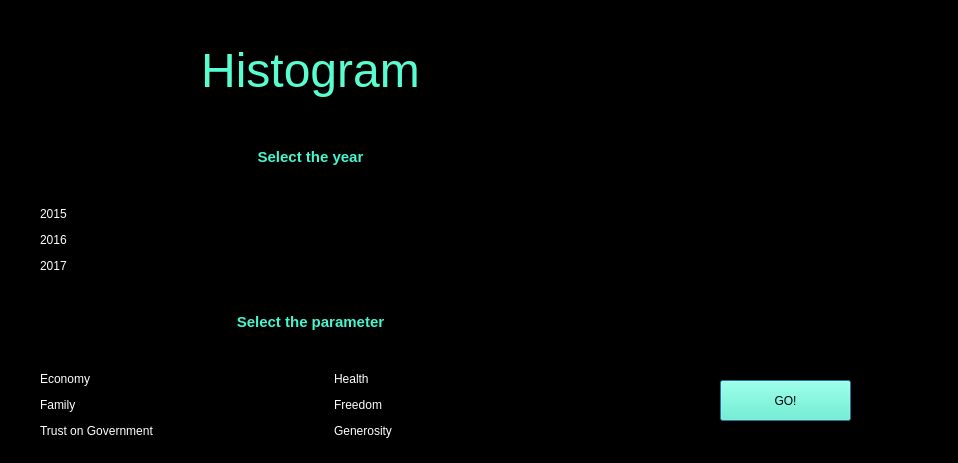
<?xml version="1.0" encoding="UTF-8"?>
<ui version="4.0">
 <class>FD</class>
 <widget class="QDialog" name="FD">
  <property name="geometry">
   <rect>
    <x>0</x>
    <y>0</y>
    <width>958</width>
    <height>463</height>
   </rect>
  </property>
  <property name="windowTitle">
   <string>Dialog</string>
  </property>
  <property name="styleSheet">
   <string notr="true">background-color: rgb(0, 0, 0);</string>
  </property>
  <widget class="QWidget" name="gridLayoutWidget">
   <property name="geometry">
    <rect>
     <x>20</x>
     <y>30</y>
     <width>581</width>
     <height>411</height>
    </rect>
   </property>
   <layout class="QGridLayout" name="gridLayout">
    <item row="5" column="0">
     <layout class="QGridLayout" name="gridLayout_2">
      <item row="0" column="0">
       <widget class="QRadioButton" name="Economy">
        <property name="styleSheet">
         <string notr="true">font: 14pt &quot;MS Shell Dlg 2&quot;;color: rgb(255, 255, 255);</string>
        </property>
        <property name="text">
         <string>Economy</string>
        </property>
       </widget>
      </item>
      <item row="1" column="0">
       <widget class="QRadioButton" name="Family">
        <property name="styleSheet">
         <string notr="true">font: 14pt &quot;MS Shell Dlg 2&quot;;color: rgb(255, 255, 255);</string>
        </property>
        <property name="text">
         <string>Family</string>
        </property>
       </widget>
      </item>
      <item row="0" column="1">
       <widget class="QRadioButton" name="Health">
        <property name="styleSheet">
         <string notr="true">font: 14pt &quot;MS Shell Dlg 2&quot;;color: rgb(255, 255, 255);
</string>
        </property>
        <property name="text">
         <string>Health</string>
        </property>
       </widget>
      </item>
      <item row="2" column="0">
       <widget class="QRadioButton" name="Trust">
        <property name="styleSheet">
         <string notr="true">font: 14pt &quot;MS Shell Dlg 2&quot;;
color: rgb(255, 255, 255);</string>
        </property>
        <property name="text">
         <string>Trust on Government</string>
        </property>
       </widget>
      </item>
      <item row="1" column="1">
       <widget class="QRadioButton" name="Freedom">
        <property name="styleSheet">
         <string notr="true">font: 14pt &quot;MS Shell Dlg 2&quot;;color: rgb(255, 255, 255);</string>
        </property>
        <property name="text">
         <string>Freedom</string>
        </property>
       </widget>
      </item>
      <item row="2" column="1">
       <widget class="QRadioButton" name="Generosity">
        <property name="styleSheet">
         <string notr="true">font: 14pt &quot;MS Shell Dlg 2&quot;;color: rgb(255, 255, 255);</string>
        </property>
        <property name="text">
         <string>Generosity</string>
        </property>
       </widget>
      </item>
     </layout>
    </item>
    <item row="3" column="0">
     <layout class="QVBoxLayout" name="verticalLayout">
      <item>
       <widget class="QRadioButton" name="y2015">
        <property name="styleSheet">
         <string notr="true">color: rgb(255, 255, 255);
font: 14pt &quot;MS Shell Dlg 2&quot;;</string>
        </property>
        <property name="text">
         <string>2015</string>
        </property>
       </widget>
      </item>
      <item>
       <widget class="QRadioButton" name="y2016">
        <property name="styleSheet">
         <string notr="true">color: rgb(255, 255, 255);font: 14pt &quot;MS Shell Dlg 2&quot;;</string>
        </property>
        <property name="text">
         <string>2016</string>
        </property>
       </widget>
      </item>
      <item>
       <widget class="QRadioButton" name="y2017">
        <property name="styleSheet">
         <string notr="true">font: 14pt &quot;MS Shell Dlg 2&quot;;
color: rgb(255, 255, 255);</string>
        </property>
        <property name="text">
         <string>2017</string>
        </property>
       </widget>
      </item>
     </layout>
    </item>
    <item row="0" column="0">
     <widget class="QLabel" name="label_2">
      <property name="styleSheet">
       <string notr="true">color: rgb(88, 254, 208);</string>
      </property>
      <property name="text">
       <string>&lt;html&gt;&lt;head/&gt;&lt;body&gt;&lt;p align=&quot;center&quot;&gt;&lt;span style=&quot; font-size:36pt;&quot;&gt;Histogram&lt;/span&gt;&lt;/p&gt;&lt;/body&gt;&lt;/html&gt;</string>
      </property>
     </widget>
    </item>
    <item row="4" column="0">
     <widget class="QLabel" name="label_4">
      <property name="styleSheet">
       <string notr="true">color: rgb(70, 246, 208);</string>
      </property>
      <property name="text">
       <string>&lt;html&gt;&lt;head/&gt;&lt;body&gt;&lt;p align=&quot;center&quot;&gt;&lt;span style=&quot; font-size:11pt; font-weight:600;&quot;&gt;Select the parameter&lt;/span&gt;&lt;/p&gt;&lt;/body&gt;&lt;/html&gt;</string>
      </property>
     </widget>
    </item>
    <item row="2" column="0">
     <widget class="QLabel" name="label_5">
      <property name="styleSheet">
       <string notr="true">color: rgb(70, 246, 208);</string>
      </property>
      <property name="text">
       <string>&lt;html&gt;&lt;head/&gt;&lt;body&gt;&lt;p align=&quot;center&quot;&gt;&lt;span style=&quot; font-size:11pt; font-weight:600;&quot;&gt;Select the year&lt;/span&gt;&lt;/p&gt;&lt;/body&gt;&lt;/html&gt;</string>
      </property>
     </widget>
    </item>
   </layout>
  </widget>
  <widget class="QLabel" name="label">
   <property name="geometry">
    <rect>
     <x>370</x>
     <y>10</y>
     <width>581</width>
     <height>441</height>
    </rect>
   </property>
   <property name="text">
    <string/>
   </property>
   <property name="pixmap">
    <pixmap>../Images/frequency.jpg</pixmap>
   </property>
  </widget>
  <widget class="QPushButton" name="go">
   <property name="geometry">
    <rect>
     <x>720</x>
     <y>380</y>
     <width>131</width>
     <height>41</height>
    </rect>
   </property>
   <property name="styleSheet">
    <string notr="true">background-color: rgb(84, 251, 205);
font: 16pt &quot;MS Shell Dlg 2&quot;;</string>
   </property>
   <property name="text">
    <string>GO!</string>
   </property>
  </widget>
  <zorder>label</zorder>
  <zorder>gridLayoutWidget</zorder>
  <zorder>go</zorder>
 </widget>
 <resources/>
 <connections/>
</ui>
